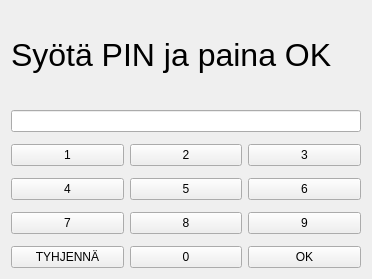
<?xml version="1.0" encoding="UTF-8"?>
<ui version="4.0">
 <class>Tunnusluku</class>
 <widget class="QWidget" name="Tunnusluku">
  <property name="geometry">
   <rect>
    <x>0</x>
    <y>0</y>
    <width>372</width>
    <height>279</height>
   </rect>
  </property>
  <property name="windowTitle">
   <string>Form</string>
  </property>
  <property name="styleSheet">
   <string notr="true"/>
  </property>
  <layout class="QGridLayout" name="gridLayout">
   <item row="0" column="0">
    <layout class="QGridLayout" name="gridLayout_2">
     <property name="sizeConstraint">
      <enum>QLayout::SetMaximumSize</enum>
     </property>
     <property name="verticalSpacing">
      <number>12</number>
     </property>
     <item row="2" column="0">
      <widget class="QPushButton" name="pushButton">
       <property name="text">
        <string>1</string>
       </property>
      </widget>
     </item>
     <item row="3" column="1">
      <widget class="QPushButton" name="pushButton_5">
       <property name="text">
        <string>5</string>
       </property>
      </widget>
     </item>
     <item row="4" column="0">
      <widget class="QPushButton" name="pushButton_7">
       <property name="text">
        <string>7</string>
       </property>
      </widget>
     </item>
     <item row="4" column="2">
      <widget class="QPushButton" name="pushButton_9">
       <property name="text">
        <string>9</string>
       </property>
      </widget>
     </item>
     <item row="1" column="0" colspan="3">
      <widget class="QLineEdit" name="Laatikko"/>
     </item>
     <item row="4" column="1">
      <widget class="QPushButton" name="pushButton_8">
       <property name="text">
        <string>8</string>
       </property>
      </widget>
     </item>
     <item row="5" column="0">
      <widget class="QPushButton" name="pushButton_11">
       <property name="text">
        <string>TYHJENNÄ</string>
       </property>
      </widget>
     </item>
     <item row="5" column="1">
      <widget class="QPushButton" name="pushButton_10">
       <property name="text">
        <string>0</string>
       </property>
      </widget>
     </item>
     <item row="3" column="2">
      <widget class="QPushButton" name="pushButton_6">
       <property name="text">
        <string>6</string>
       </property>
      </widget>
     </item>
     <item row="3" column="0">
      <widget class="QPushButton" name="pushButton_4">
       <property name="text">
        <string>4</string>
       </property>
      </widget>
     </item>
     <item row="5" column="2">
      <widget class="QPushButton" name="pushButton_12">
       <property name="text">
        <string>OK</string>
       </property>
      </widget>
     </item>
     <item row="2" column="1">
      <widget class="QPushButton" name="pushButton_2">
       <property name="text">
        <string>2</string>
       </property>
      </widget>
     </item>
     <item row="2" column="2">
      <widget class="QPushButton" name="pushButton_3">
       <property name="text">
        <string>3</string>
       </property>
      </widget>
     </item>
     <item row="0" column="0" colspan="3">
      <widget class="QLabel" name="label">
       <property name="font">
        <font>
         <family>Microsoft YaHei UI</family>
         <pointsize>24</pointsize>
        </font>
       </property>
       <property name="text">
        <string>Syötä PIN ja paina OK</string>
       </property>
      </widget>
     </item>
    </layout>
   </item>
  </layout>
 </widget>
 <resources/>
 <connections/>
</ui>
